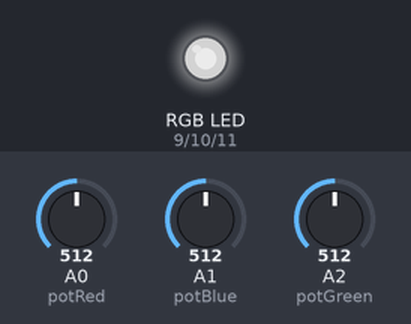
The sketch below on a simulated Arduino Uno, built with avr-gcc and run on an emulated ATmega328P. Shown: an RGB LED mixed from three pins (HIGH = lit). The test bench sets the inputs (shaded band); at power-on: A0 (potRed) = 512, A1 (potBlue) = 512, A2 (potGreen) = 512. Dim RGB values are drawn brighter than linear.

Above: at 1.2 s.
1.3 s: A0 (potRed) set to 716
At 1.8 s:
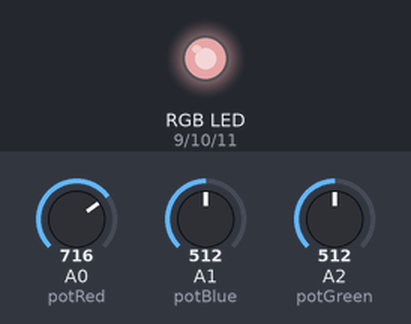
2.8 s: A1 (potBlue) set to 716
At 4.0 s:
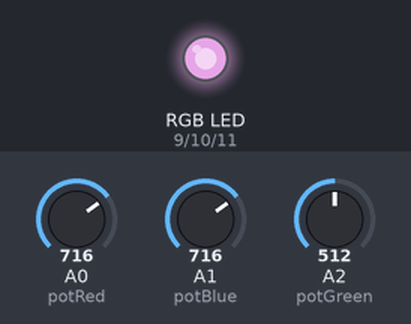
4.3 s: A2 (potGreen) set to 716
At 5.3 s:
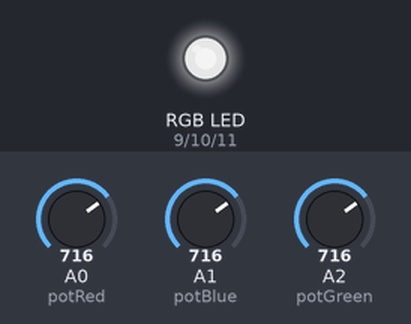
5.8 s: A0 (potRed) set to 900
At 6.4 s:
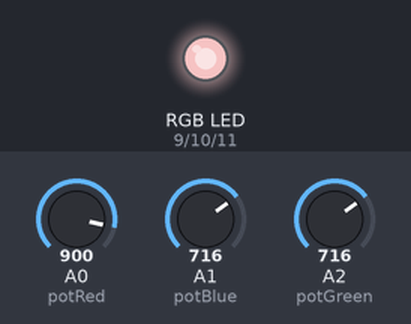
7.3 s: A1 (potBlue) set to 900
At 7.6 s:
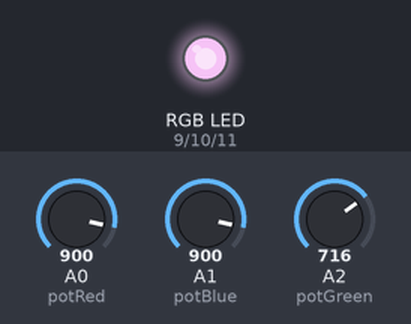
8.8 s: A2 (potGreen) set to 900
At 9.9 s:
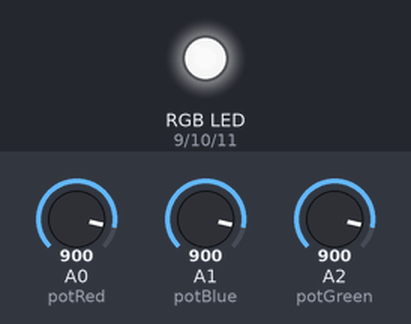
Timing chart, 0 to 11.3 s (numbered marks = the images above; inputs shaded):
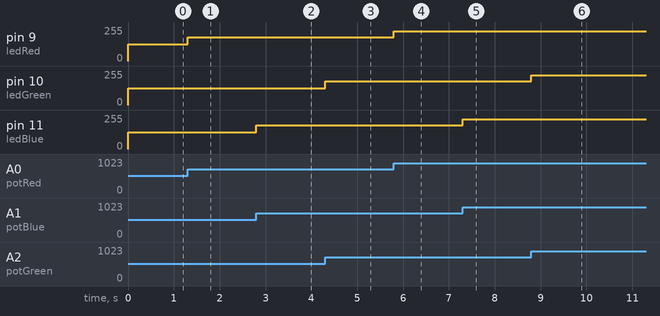

The sketch:

1._RGB_ANALOG.ino
```cpp
int potRed = A0;
int potGreen = A2;
int potBlue = A1;
const int ledRed = 9;
const int ledGreen = 10;
const int ledBlue = 11;
unsigned int potValue = 0;
unsigned int ledValue = 0;
void setup() {
  // put your setup code here, to run once:
  Serial.begin(9600);
  pinMode(potRed, INPUT);
  pinMode(potGreen, INPUT);
  pinMode(potBlue, INPUT);
  pinMode(ledRed, OUTPUT);
  pinMode(ledGreen, OUTPUT);
  pinMode(ledBlue, OUTPUT);
}

void loop() {
  // put your main code here, to run repeatedly:

  //Red Channel

  //Serial.println(potValue);
  ledValue = map(analogRead(potRed), 0, 1023, 0, 255);
  analogWrite(ledRed, ledValue);

  /// Green Channel

  ledValue = map(analogRead(potGreen), 0, 1023, 0, 255);
  analogWrite(ledGreen, ledValue);

  //Blue Channel

  ledValue = map(analogRead(potBlue), 0, 1023, 0, 255);
  analogWrite(ledBlue, ledValue);


}
```

Measured:
- after the input at 1.3 s, pin 9 (ledRed): 127/255 → 178/255 at once
- after the input at 2.8 s, pin 11 (ledBlue): 127/255 → 178/255 at once
- after the input at 4.3 s, pin 10 (ledGreen): 127/255 → 178/255 at once
- after the input at 5.8 s, pin 9 (ledRed): 178/255 → 224/255 at once
- after the input at 7.3 s, pin 11 (ledBlue): 178/255 → 224/255 at once
- after the input at 8.8 s, pin 10 (ledGreen): 178/255 → 224/255 at once
